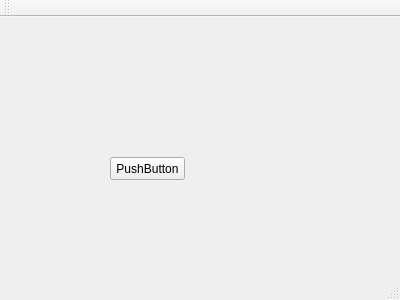
<?xml version="1.0" encoding="UTF-8"?>
<ui version="4.0">
 <class>MainWindow</class>
 <widget class="QMainWindow" name="MainWindow">
  <property name="geometry">
   <rect>
    <x>0</x>
    <y>0</y>
    <width>400</width>
    <height>300</height>
   </rect>
  </property>
  <property name="windowTitle">
   <string>3D Printer Cost Calculate</string>
  </property>
  <widget class="QWidget" name="centralWidget">
   <widget class="QPushButton" name="pushButton">
    <property name="geometry">
     <rect>
      <x>110</x>
      <y>140</y>
      <width>75</width>
      <height>23</height>
     </rect>
    </property>
    <property name="text">
     <string>PushButton</string>
    </property>
   </widget>
  </widget>
  <widget class="QMenuBar" name="menuBar">
   <property name="geometry">
    <rect>
     <x>0</x>
     <y>0</y>
     <width>400</width>
     <height>21</height>
    </rect>
   </property>
  </widget>
  <widget class="QToolBar" name="mainToolBar">
   <attribute name="toolBarArea">
    <enum>TopToolBarArea</enum>
   </attribute>
   <attribute name="toolBarBreak">
    <bool>false</bool>
   </attribute>
  </widget>
  <widget class="QStatusBar" name="statusBar"/>
 </widget>
 <layoutdefault spacing="6" margin="11"/>
 <resources/>
 <connections/>
</ui>
